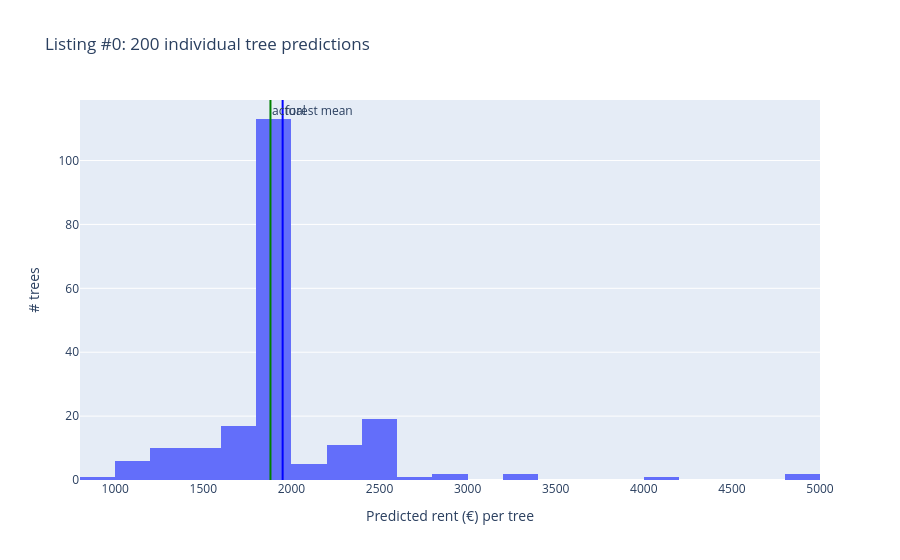

The notebook cell saved with this chart:
### Markdown cell above
<span style="font-weight:500">
The histogram and box plot show the distribution of errors. As expected from any good-performing model, they are centered around 0 and on top of that they have a healthy normal distribution.
</span>

### Code cell
def plot_tree_vote_distribution(row_idx):
    row = results_df.iloc[row_idx]
    votes = tree_preds[row_idx]
    fig = px.histogram(x=votes, nbins=30,
                        title=f"Listing #{int(row['listing_id'])}: {len(votes)} individual tree predictions")
    fig.add_vline(x=votes.mean(), line_color="blue", annotation_text="forest mean")
    fig.add_vline(x=row["actual"], line_color="green", annotation_text="actual")
    fig.update_layout(xaxis_title="Predicted rent (€) per tree", yaxis_title="# trees")
    return fig

plot_tree_vote_distribution(0).show()

### Figure 1 — Plotly figure (JSON) as saved in the notebook; plotly's stock layout.template omitted (floating-point values rounded to 4 significant figures; data arrays with more than 128 entries replaced by an {"elided": "..."} marker saying what was removed)
{"data": [{"alignmentgroup": "True", "bingroup": "x", "hovertemplate": "x=%{x}<br>count=%{y}<extra></extra>", "legendgroup": "", "marker": {"color": "#636efa", "pattern": {"shape": ""}}, "name": "", "nbinsx": 30, "offsetgroup": "", "orientation": "v", "showlegend": false, "type": "histogram", "x": {"elided": "200 float values"}, "xaxis": "x", "yaxis": "y"}], "layout": {"annotations": [{"showarrow": false, "text": "forest mean", "x": 1950.0, "xanchor": "left", "xref": "x", "y": 1, "yanchor": "top", "yref": "y domain"}, {"showarrow": false, "text": "actual", "x": 1881, "xanchor": "left", "xref": "x", "y": 1, "yanchor": "top", "yref": "y domain"}], "barmode": "relative", "legend": {"tracegroupgap": 0}, "shapes": [{"line": {"color": "blue"}, "type": "line", "x0": 1950.0, "x1": 1950.0, "xref": "x", "y0": 0, "y1": 1, "yref": "y domain"}, {"line": {"color": "green"}, "type": "line", "x0": 1881, "x1": 1881, "xref": "x", "y0": 0, "y1": 1, "yref": "y domain"}], "title": {"text": "Listing #0: 200 individual tree predictions"}, "xaxis": {"anchor": "y", "domain": [0, 1], "title": {"text": "Predicted rent (€) per tree"}}, "yaxis": {"anchor": "x", "domain": [0, 1], "title": {"text": "# trees"}}}}
